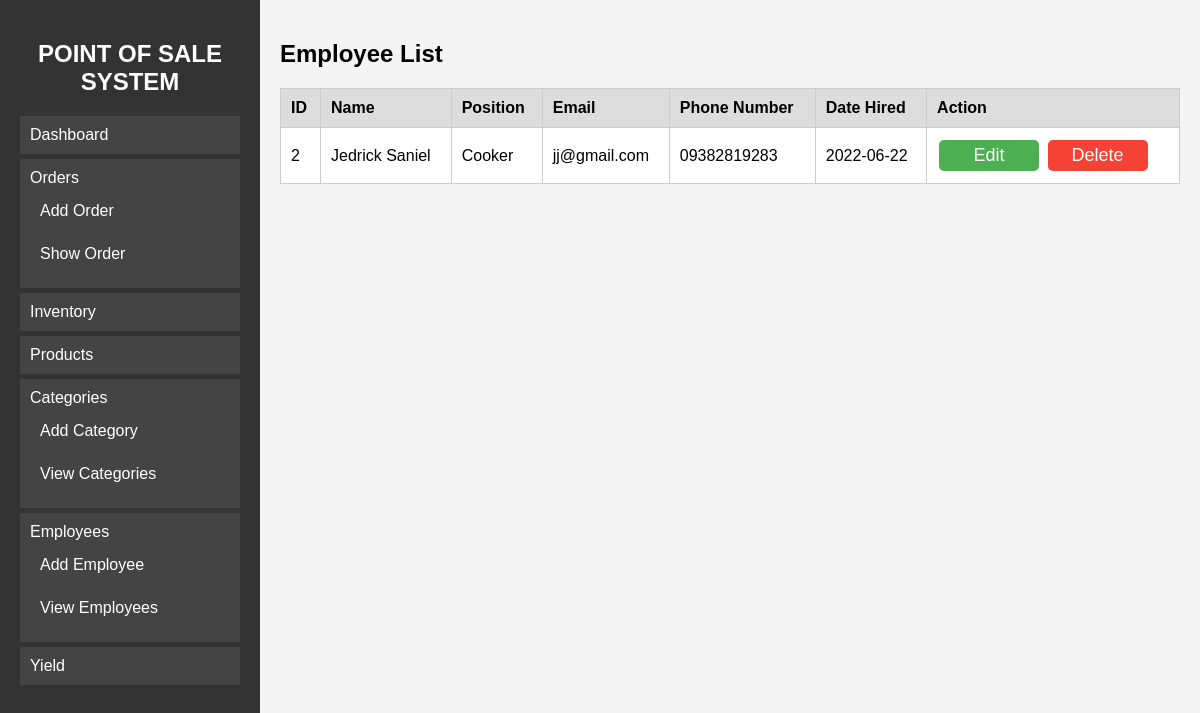
The page /viewemployee.php on the database as committed earlier.
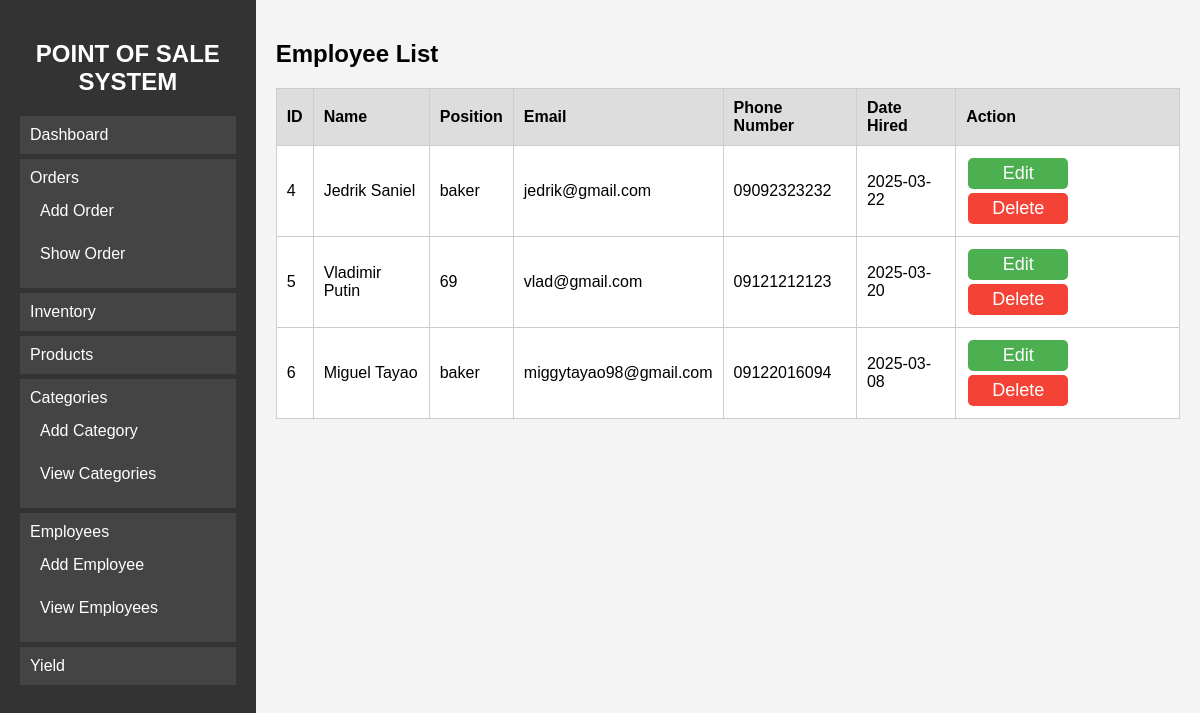
The same page on the database as committed later.
### tables this page shows
CREATE TABLE `employee` (
  `EmployeeID` int(11) NOT NULL,
  `First_name` varchar(50) DEFAULT NULL,
  `Last_name` varchar(50) DEFAULT NULL,
  `Position` varchar(50) DEFAULT NULL,
  `Email` varchar(100) DEFAULT NULL,
  `Phone_number` varchar(20) DEFAULT NULL,
  `DateHired` date NOT NULL
);

### viewemployee.php (the view, shortened to what this page needs)
<?php
include 'db.php';
?>
<!DOCTYPE html>
<html lang="en">
<head>
    <link rel="stylesheet" href="main.css">
</head>
<body>
<div class="sidebar">
    <h2>POINT OF SALE SYSTEM</h2>
    <ul>
        <li><a href="main.php">Dashboard</a></li>
        <li><a href="#">Orders</a>
            <ul>
                <li><a href="addorder.php">Add Order</a></li>
                <li><a href="showorder.php">Show Order</a></li>
            </ul>
        </li>
        <li><a href="inventory.php">Inventory</a></li>
        <li><a href="products.php">Products</a></li>
        <li><a href="#">Categories</a>
            <ul>
                <li><a href="addcategory.php">Add Category</a></li>
                <li><a href="viewcategory.php">View Categories</a></li>
            </ul>
        </li>
        <li><a href="#">Employees</a>
            <ul>
                <li><a href="addemployee.php">Add Employee</a></li>
                <li><a href="viewemployee.php">View Employees</a></li>
            </ul>
        </li>
        <li><a href="yield.php">Yield</a></li>
    </ul>
</div>
<div class="main-content">
    <h2>Employee List</h2>
    <?php
    $sql = "SELECT * FROM employee ORDER BY EmployeeID ASC";
    $result = $conn->query($sql);
    ?>
    <table border="1">
        <tr>
            <th>ID</th>
            <th>Name</th>
            <th>Position</th>
            <th>Email</th>
            <th>Phone Number</th>
            <th>Date Hired</th>
            <th>Action</th>
        </tr>
        <?php if ($result->num_rows > 0): ?>
            <?php while ($row = $result->fetch_assoc()): ?>
                <tr>
                    <td><?= htmlspecialchars($row["EmployeeID"]); ?></td>
                    <td><?= htmlspecialchars($row["First_name"]) . " " . htmlspecialchars($row["Last_name"]); ?></td>
                    <td><?= htmlspecialchars($row["Position"]); ?></td>
                    <td><?= htmlspecialchars($row["Email"]); ?></td>
                    <td><?= htmlspecialchars($row["Phone_number"]); ?></td>
                    <td><?= htmlspecialchars($row["DateHired"]); ?></td>
                    <td>
                        <a href="editemployee.php?id=<?= $row["EmployeeID"]; ?>" class="edit-btn">Edit</a>
                        <a href="deleteemployee.php?id=<?= $row["EmployeeID"]; ?>" class="delete-btn" onclick="return confirm('Are you sure?')">Delete</a>
                    </td>
                </tr>
            <?php endwhile; ?>
        <?php else: ?>
            <tr><td colspan='7' style="text-align:center;">No employees found.</td></tr>
        <?php endif; ?>
    </table>
</div>
</body>
</html>

Rows that differ between the two databases and show on the page:
removed employee: EmployeeID "2", First_name "Jedrick", Last_name "Saniel", Position "Cooker", Email "jj@gmail.com", Phone_number "09382819283", DateHired "2022-06-22"
added employee: EmployeeID "4", First_name "Jedrik", Last_name "Saniel", Position "baker", Email "jedrik@gmail.com", Phone_number "09092323232", DateHired "2025-03-22"
added employee: EmployeeID "5", First_name "Vladimir", Last_name "Putin", Position "69", Email "vlad@gmail.com", Phone_number "09121212123", DateHired "2025-03-20"
added employee: EmployeeID "6", First_name "Miguel", Last_name "Tayao", Position "baker", Email "miggytayao98@gmail.com", Phone_number "09122016094", DateHired "2025-03-08"
